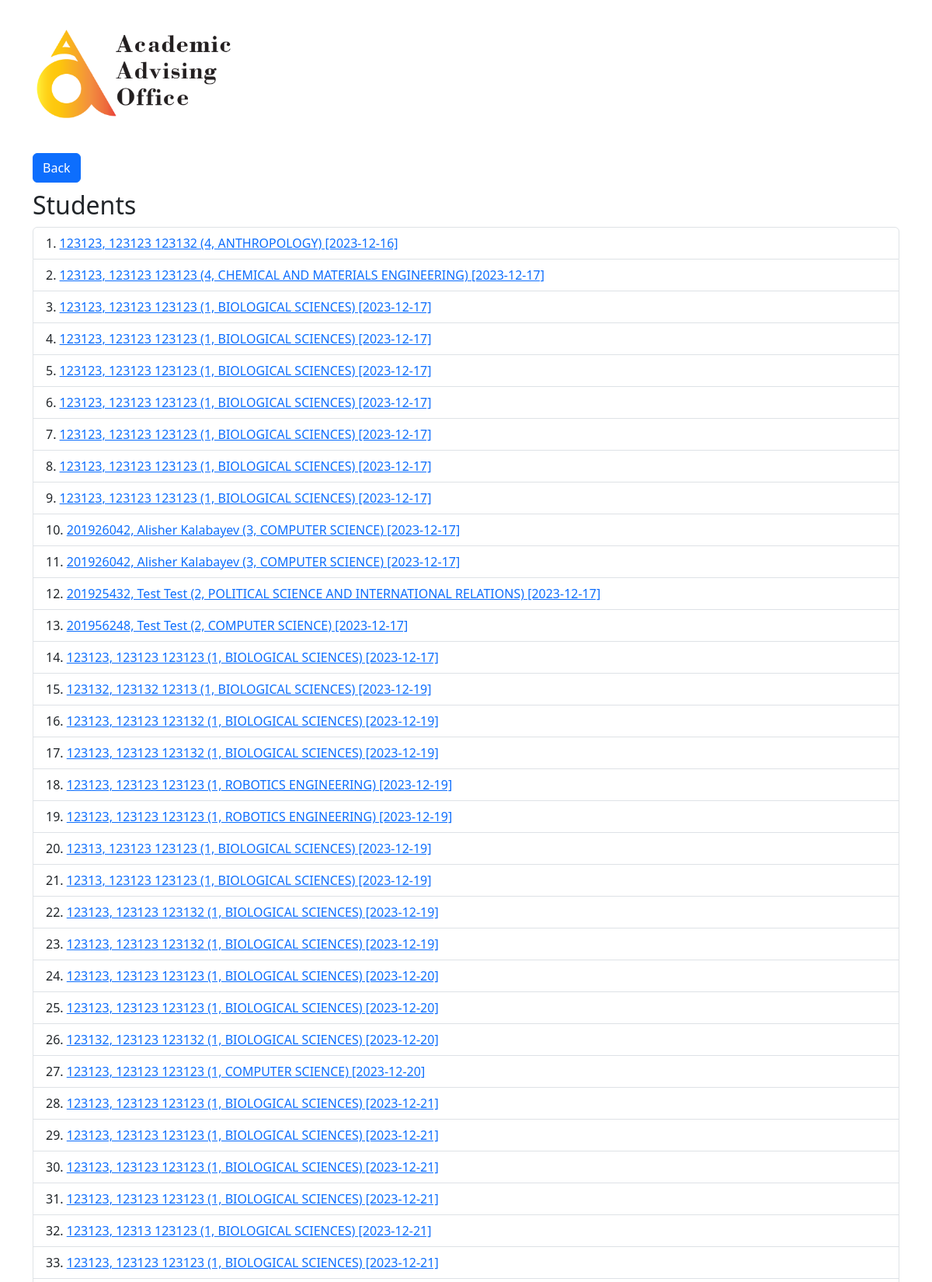
Screenshot of /student_list/ (signed in, upper part) with the database file from the repository.
### DegreeAudit/models.py (models this page shows)
class StudentInfo(models.Model):
    created_date = models.DateField(default=timezone.now)
    student_id = models.CharField(max_length=9, null=False)
    student_name = models.CharField(max_length=200, null=False)
    student_surname = models.CharField(max_length=200, null=False)
    student_study_year = models.IntegerField(null=False)
    major = models.ForeignKey(UGMajor, on_delete=models.CASCADE)
    def __str__(self):
        return (f"{self.student_id}, {self.student_name} {self.student_surname} "
                f"({self.student_study_year}, {self.major}) [{self.created_date}]")
    class Meta:
        db_table = "da_student_info"

class UGMajor(models.Model):
    name = models.CharField(max_length=500, null=False)
    priority = models.IntegerField(default=0, blank=True)
    def __str__(self):
        return self.name
    class Meta:
        db_table = "da_ug_major"
        ordering = ["-priority"]

### DegreeAudit/views.py (the view)
# urls.py: path('student_list/', views.student_list, name="student_list"),
@login_required
def student_list(request):
    students = StudentInfo.objects.all()
    back = ('<br> '
            '<a href="/admin" class="btn btn-primary" style="margin-bottom: 10px">Back</a>')
    return render(request, "students_list.html", context={"students": students, "logo": logo, "back": back})

### templates/students_list.html (shortened to what this page needs)
{% extends 'base.html' %}
{% block head %}
    {% load bootstrap5 %}
    {% bootstrap_css %}
{% endblock %}
{% block body %}
	<div class="container">
        <a href="https://aao.nu.edu.kz/">
            {{ logo|safe }}
        </a>
        {{ back|safe }}
        <h2>Students</h2>
        <ol class="list-group list-group-numbered">
            {% for student in students %}
                <li class="list-group-item"><a href="student/{{ student.id }}">{{ student }}</a></li>
            {% endfor %}
        </ol>
    </div>
{% endblock %}

### rows the page displays
StudentInfo: student+student_name+student_surname "123123, 123123 123132 (4, ANTHROPOLOGY) [2023-12-16]"
StudentInfo: student+student_name+student_surname "123123, 123123 123123 (4, CHEMICAL AND MATERIALS ENGINEERING) [2023-12-17]"
StudentInfo: student+student_name+student_surname "123123, 123123 123123 (1, BIOLOGICAL SCIENCES) [2023-12-17]"
StudentInfo: student+student_name+student_surname "123123, 123123 123123 (1, BIOLOGICAL SCIENCES) [2023-12-17]"
StudentInfo: student+student_name+student_surname "123123, 123123 123123 (1, BIOLOGICAL SCIENCES) [2023-12-17]"
StudentInfo: student+student_name+student_surname "123123, 123123 123123 (1, BIOLOGICAL SCIENCES) [2023-12-17]"
StudentInfo: student+student_name+student_surname "123123, 123123 123123 (1, BIOLOGICAL SCIENCES) [2023-12-17]"
StudentInfo: student+student_name+student_surname "123123, 123123 123123 (1, BIOLOGICAL SCIENCES) [2023-12-17]"
StudentInfo: student+student_name+student_surname "123123, 123123 123123 (1, BIOLOGICAL SCIENCES) [2023-12-17]"
StudentInfo: student+student_name+student_surname "201926042, Alisher Kalabayev (3, COMPUTER SCIENCE) [2023-12-17]"
StudentInfo: student+student_name+student_surname "201926042, Alisher Kalabayev (3, COMPUTER SCIENCE) [2023-12-17]"
StudentInfo: student+student_name+student_surname "201925432, Test Test (2, POLITICAL SCIENCE AND INTERNATIONAL RELATIONS) [2023-12-17]"
StudentInfo: student+student_name+student_surname "201956248, Test Test (2, COMPUTER SCIENCE) [2023-12-17]"
StudentInfo: student+student_name+student_surname "123123, 123123 123123 (1, BIOLOGICAL SCIENCES) [2023-12-17]"
StudentInfo: student+student_name+student_surname "123132, 123132 12313 (1, BIOLOGICAL SCIENCES) [2023-12-19]"
StudentInfo: student+student_name+student_surname "123123, 123123 123132 (1, BIOLOGICAL SCIENCES) [2023-12-19]"
StudentInfo: student+student_name+student_surname "123123, 123123 123132 (1, BIOLOGICAL SCIENCES) [2023-12-19]"
StudentInfo: student+student_name+student_surname "123123, 123123 123123 (1, ROBOTICS ENGINEERING) [2023-12-19]"
StudentInfo: student+student_name+student_surname "123123, 123123 123123 (1, ROBOTICS ENGINEERING) [2023-12-19]"
StudentInfo: student+student_name+student_surname "12313, 123123 123123 (1, BIOLOGICAL SCIENCES) [2023-12-19]"
StudentInfo: student+student_name+student_surname "12313, 123123 123123 (1, BIOLOGICAL SCIENCES) [2023-12-19]"
StudentInfo: student+student_name+student_surname "123123, 123123 123132 (1, BIOLOGICAL SCIENCES) [2023-12-19]"
StudentInfo: student+student_name+student_surname "123123, 123123 123132 (1, BIOLOGICAL SCIENCES) [2023-12-19]"
StudentInfo: student+student_name+student_surname "123123, 123123 123123 (1, BIOLOGICAL SCIENCES) [2023-12-20]"
StudentInfo: student+student_name+student_surname "123123, 123123 123123 (1, BIOLOGICAL SCIENCES) [2023-12-20]"
StudentInfo: student+student_name+student_surname "123132, 123123 123132 (1, BIOLOGICAL SCIENCES) [2023-12-20]"
StudentInfo: student+student_name+student_surname "123123, 123123 123123 (1, COMPUTER SCIENCE) [2023-12-20]"
StudentInfo: student+student_name+student_surname "123123, 123123 123123 (1, BIOLOGICAL SCIENCES) [2023-12-21]"
StudentInfo: student+student_name+student_surname "123123, 123123 123123 (1, BIOLOGICAL SCIENCES) [2023-12-21]"
StudentInfo: student+student_name+student_surname "123123, 123123 123123 (1, BIOLOGICAL SCIENCES) [2023-12-21]"
StudentInfo: student+student_name+student_surname "123123, 123123 123123 (1, BIOLOGICAL SCIENCES) [2023-12-21]"
StudentInfo: student+student_name+student_surname "123123, 12313 123123 (1, BIOLOGICAL SCIENCES) [2023-12-21]"
StudentInfo: student+student_name+student_surname "123123, 123123 123123 (1, BIOLOGICAL SCIENCES) [2023-12-21]"

### other values shown
{{ back|safe }} "Back"
